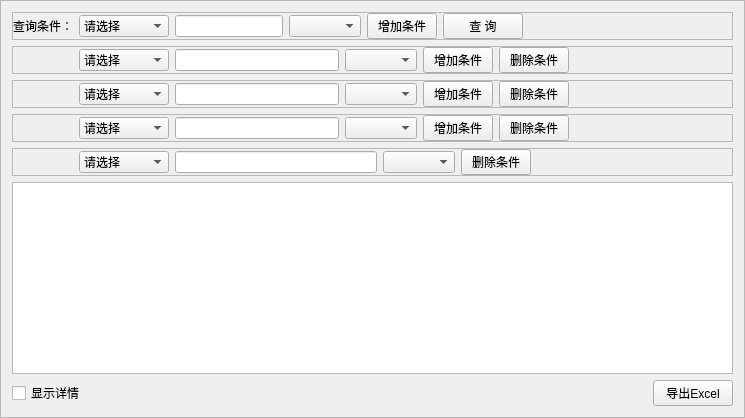
    <widget class="QFrame" name="m_QueryFrame">
     <property name="frameShape">
      <enum>QFrame::StyledPanel</enum>
     </property>
     <property name="frameShadow">
      <enum>QFrame::Raised</enum>
     </property>
     <layout class="QVBoxLayout" name="verticalLayout">
      <item>
       <widget class="QFrame" name="m_ConditionFrame1">
        <property name="frameShape">
         <enum>QFrame::StyledPanel</enum>
        </property>
        <property name="frameShadow">
         <enum>QFrame::Raised</enum>
        </property>
        <layout class="QHBoxLayout" name="horizontalLayout">
         <property name="margin">
          <number>0</number>
         </property>
         <item>
          <widget class="QLabel" name="label">
           <property name="text">
            <string>查询条件：</string>
           </property>
          </widget>
         </item>
         <item>
          <widget class="QComboBox" name="m_ConditionType1">
           <property name="maxVisibleItems">
            <number>20</number>
           </property>
           <item>
            <property name="text">
             <string>请选择</string>
            </property>
           </item>
           <item>
            <property name="text">
             <string>姓名</string>
            </property>
           </item>
           <item>
            <property name="text">
             <string>性别</string>
            </property>
           </item>
           <item>
            <property name="text">
             <string>类别</string>
            </property>
           </item>
           <item>
            <property name="text">
             <string>人事号</string>
            </property>
           </item>
           <item>
            <property name="text">
             <string>所在专业</string>
            </property>
           </item>
           <item>
            <property name="text">
             <string>身份证号</string>
            </property>
           </item>
           <item>
            <property name="text">
             <string>政治面貌</string>
            </property>
           </item>
           <item>
            <property name="text">
             <string>职称职级</string>
            </property>
           </item>
           <item>
            <property name="text">
             <string>行政兼职</string>
            </property>
           </item>
           <item>
            <property name="text">
             <string>研究生培养</string>
            </property>
           </item>
          </widget>
         </item>
         <item>
          <widget class="QLineEdit" name="m_ConditionEdit1"/>
         </item>
         <item>
          <widget class="QComboBox" name="m_ConditionComboBox1"/>
         </item>
         <item>
          <widget class="QPushButton" name="m_AddCondition1">
           <property name="minimumSize">
            <size>
             <width>0</width>
             <height>0</height>
            </size>
           </property>
           <property name="maximumSize">
            <size>
             <width>70</width>
             <height>16777215</height>
            </size>
           </property>
           <property name="text">
            <string>增加条件</string>
           </property>
          </widget>
         </item>
         <item>
          <widget class="QPushButton" name="m_Query">
           <property name="text">
            <string>查 询</string>
           </property>
          </widget>
         </item>
         <item>
          <spacer name="horizontalSpacer">
           <property name="orientation">
            <enum>Qt::Horizontal</enum>
           </property>
           <property name="sizeHint" stdset="0">
            <size>
             <width>209</width>
             <height>20</height>
            </size>
           </property>
          </spacer>
         </item>
        </layout>
       </widget>
      </item>
      <item>
       <widget class="QFrame" name="m_ConditionFrame2">
        <property name="frameShape">
         <enum>QFrame::StyledPanel</enum>
        </property>
        <property name="frameShadow">
         <enum>QFrame::Raised</enum>
        </property>
        <layout class="QHBoxLayout" name="horizontalLayout_2">
         <property name="margin">
          <number>0</number>
         </property>
         <item>
          <spacer name="horizontalSpacer_2">
           <property name="orientation">
            <enum>Qt::Horizontal</enum>
           </property>
           <property name="sizeType">
            <enum>QSizePolicy::Fixed</enum>
           </property>
           <property name="sizeHint" stdset="0">
            <size>
             <width>66</width>
             <height>20</height>
            </size>
           </property>
          </spacer>
         </item>
         <item>
          <widget class="QComboBox" name="m_ConditionType2">
           <property name="maxVisibleItems">
            <number>20</number>
           </property>
           <item>
            <property name="text">
             <string>请选择</string>
            </property>
           </item>
           <item>
            <property name="text">
             <string>姓名</string>
            </property>
           </item>
           <item>
            <property name="text">
             <string>性别</string>
            </property>
           </item>
           <item>
            <property name="text">
             <string>类别</string>
            </property>
           </item>
           <item>
            <property name="text">
             <string>人事号</string>
            </property>
           </item>
           <item>
            <property name="text">
             <string>所在专业</string>
            </property>
           </item>
           <item>
            <property name="text">
             <string>身份证号</string>
            </property>
           </item>
           <item>
            <property name="text">
             <string>政治面貌</string>
            </property>
           </item>
           <item>
            <property name="text">
             <string>职称职级</string>
            </property>
           </item>
           <item>
            <property name="text">
             <string>行政兼职</string>
            </property>
           </item>
           <item>
            <property name="text">
             <string>研究生培养</string>
            </property>
           </item>
          </widget>
         </item>
         <item>
          <widget class="QLineEdit" name="m_ConditionEdit2"/>
         </item>
         <item>
          <widget class="QComboBox" name="m_ConditionComboBox2"/>
         </item>
         <item>
          <widget class="QPushButton" name="m_AddCondition2">
           <property name="maximumSize">
            <size>
             <width>70</width>
             <height>16777215</height>
            </size>
           </property>
           <property name="text">
            <string>增加条件</string>
           </property>
          </widget>
         </item>
         <item>
          <widget class="QPushButton" name="m_DelCondition2">
           <property name="maximumSize">
            <size>
             <width>70</width>
             <height>16777215</height>
            </size>
           </property>
           <property name="text">
            <string>删除条件</string>
           </property>
          </widget>
         </item>
         <item>
          <spacer name="horizontalSpacer_3">
           <property name="orientation">
            <enum>Qt::Horizontal</enum>
           </property>
           <property name="sizeHint" stdset="0">
            <size>
             <width>40</width>
             <height>20</height>
            </size>
           </property>
          </spacer>
         </item>
        </layout>
       </widget>
      </item>
      <item>
       <widget class="QFrame" name="m_ConditionFrame3">
        <property name="frameShape">
         <enum>QFrame::StyledPanel</enum>
        </property>
        <property name="frameShadow">
         <enum>QFrame::Raised</enum>
        </property>
        <layout class="QHBoxLayout" name="horizontalLayout_3">
         <property name="margin">
          <number>0</number>
         </property>
         <item>
          <spacer name="horizontalSpacer_4">
           <property name="orientation">
            <enum>Qt::Horizontal</enum>
           </property>
           <property name="sizeType">
            <enum>QSizePolicy::Fixed</enum>
           </property>
           <property name="sizeHint" stdset="0">
            <size>
             <width>66</width>
             <height>20</height>
            </size>
           </property>
          </spacer>
         </item>
         <item>
          <widget class="QComboBox" name="m_ConditionType3">
           <property name="maxVisibleItems">
            <number>20</number>
           </property>
           <item>
            <property name="text">
             <string>请选择</string>
            </property>
           </item>
           <item>
            <property name="text">
             <string>姓名</string>
            </property>
           </item>
           <item>
            <property name="text">
             <string>性别</string>
            </property>
           </item>
           <item>
            <property name="text">
             <string>类别</string>
            </property>
           </item>
           <item>
            <property name="text">
             <string>人事号</string>
            </property>
           </item>
           <item>
            <property name="text">
             <string>所在专业</string>
            </property>
           </item>
           <item>
            <property name="text">
             <string>身份证号</string>
            </property>
           </item>
           <item>
            <property name="text">
             <string>政治面貌</string>
            </property>
           </item>
           <item>
            <property name="text">
             <string>职称职级</string>
            </property>
           </item>
           <item>
            <property name="text">
             <string>行政兼职</string>
            </property>
           </item>
           <item>
            <property name="text">
             <string>研究生培养</string>
            </property>
           </item>
          </widget>
         </item>
         <item>
          <widget class="QLineEdit" name="m_ConditionEdit3"/>
         </item>
         <item>
          <widget class="QComboBox" name="m_ConditionComboBox3"/>
         </item>
         <item>
          <widget class="QPushButton" name="m_AddCondition3">
           <property name="maximumSize">
            <size>
             <width>70</width>
             <height>16777215</height>
            </size>
           </property>
           <property name="text">
            <string>增加条件</string>
           </property>
          </widget>
         </item>
         <item>
          <widget class="QPushButton" name="m_DelCondition3">
           <property name="maximumSize">
            <size>
             <width>70</width>
             <height>16777215</height>
            </size>
           </property>
           <property name="text">
            <string>删除条件</string>
           </property>
          </widget>
         </item>
         <item>
          <spacer name="horizontalSpacer_8">
           <property name="orientation">
            <enum>Qt::Horizontal</enum>
           </property>
           <property name="sizeHint" stdset="0">
            <size>
             <width>40</width>
             <height>20</height>
            </size>
           </property>
          </spacer>
         </item>
        </layout>
       </widget>
      </item>
      <item>
       <widget class="QFrame" name="m_ConditionFrame4">
        <property name="frameShape">
         <enum>QFrame::StyledPanel</enum>
        </property>
        <property name="frameShadow">
         <enum>QFrame::Raised</enum>
        </property>
        <layout class="QHBoxLayout" name="horizontalLayout_4">
         <property name="margin">
          <number>0</number>
         </property>
         <item>
          <spacer name="horizontalSpacer_6">
           <property name="orientation">
            <enum>Qt::Horizontal</enum>
           </property>
           <property name="sizeType">
            <enum>QSizePolicy::Fixed</enum>
           </property>
           <property name="sizeHint" stdset="0">
            <size>
             <width>66</width>
             <height>20</height>
            </size>
           </property>
          </spacer>
         </item>
         <item>
          <widget class="QComboBox" name="m_ConditionType4">
           <property name="maxVisibleItems">
            <number>20</number>
           </property>
           <item>
            <property name="text">
             <string>请选择</string>
            </property>
           </item>
           <item>
            <property name="text">
             <string>姓名</string>
            </property>
           </item>
           <item>
            <property name="text">
             <string>性别</string>
            </property>
           </item>
           <item>
            <property name="text">
             <string>类别</string>
            </property>
           </item>
           <item>
            <property name="text">
             <string>人事号</string>
            </property>
           </item>
           <item>
            <property name="text">
             <string>所在专业</string>
            </property>
           </item>
           <item>
            <property name="text">
             <string>身份证号</string>
            </property>
           </item>
           <item>
            <property name="text">
             <string>政治面貌</string>
            </property>
           </item>
           <item>
            <property name="text">
             <string>职称职级</string>
            </property>
           </item>
           <item>
            <property name="text">
             <string>行政兼职</string>
            </property>
           </item>
           <item>
            <property name="text">
             <string>研究生培养</string>
            </property>
           </item>
          </widget>
         </item>
         <item>
          <widget class="QLineEdit" name="m_ConditionEdit4"/>
         </item>
         <item>
          <widget class="QComboBox" name="m_ConditionComboBox4"/>
         </item>
         <item>
          <widget class="QPushButton" name="m_AddCondition4">
           <property name="maximumSize">
            <size>
             <width>70</width>
             <height>16777215</height>
            </size>
           </property>
           <property name="text">
            <string>增加条件</string>
           </property>
          </widget>
         </item>
         <item>
          <widget class="QPushButton" name="m_DelCondition4">
           <property name="maximumSize">
            <size>
             <width>70</width>
             <height>16777215</height>
            </size>
           </property>
           <property name="text">
            <string>删除条件</string>
           </property>
          </widget>
         </item>
         <item>
          <spacer name="horizontalSpacer_9">
           <property name="orientation">
            <enum>Qt::Horizontal</enum>
           </property>
           <property name="sizeHint" stdset="0">
            <size>
             <width>40</width>
             <height>20</height>
            </size>
           </property>
          </spacer>
         </item>
        </layout>
       </widget>
      </item>
      <item>
       <widget class="QFrame" name="m_ConditionFrame5">
        <property name="frameShape">
         <enum>QFrame::StyledPanel</enum>
        </property>
        <property name="frameShadow">
         <enum>QFrame::Raised</enum>
        </property>
        <layout class="QHBoxLayout" name="horizontalLayout_5">
         <property name="margin">
          <number>0</number>
         </property>
         <item>
          <spacer name="horizontalSpacer_5">
           <property name="orientation">
            <enum>Qt::Horizontal</enum>
           </property>
           <property name="sizeType">
            <enum>QSizePolicy::Fixed</enum>
           </property>
           <property name="sizeHint" stdset="0">
            <size>
             <width>66</width>
             <height>20</height>
            </size>
           </property>
          </spacer>
         </item>
         <item>
          <widget class="QComboBox" name="m_ConditionType5">
           <property name="maxVisibleItems">
            <number>20</number>
           </property>
           <item>
            <property name="text">
             <string>请选择</string>
            </property>
           </item>
           <item>
            <property name="text">
             <string>姓名</string>
            </property>
           </item>
           <item>
            <property name="text">
             <string>性别</string>
            </property>
           </item>
           <item>
            <property name="text">
             <string>类别</string>
            </property>
           </item>
           <item>
            <property name="text">
             <string>人事号</string>
            </property>
           </item>
           <item>
            <property name="text">
             <string>所在专业</string>
            </property>
           </item>
           <item>
            <property name="text">
             <string>身份证号</string>
            </property>
           </item>
           <item>
            <property name="text">
             <string>政治面貌</string>
            </property>
           </item>
           <item>
            <property name="text">
             <string>职称职级</string>
            </property>
           </item>
           <item>
            <property name="text">
             <string>行政兼职</string>
            </property>
           </item>
           <item>
            <property name="text">
             <string>研究生培养</string>
            </property>
           </item>
          </widget>
         </item>
         <item>
          <widget class="QLineEdit" name="m_ConditionEdit5"/>
         </item>
         <item>
          <widget class="QComboBox" name="m_ConditionComboBox5"/>
         </item>
         <item>
          <widget class="QPushButton" name="m_DelCondition5">
           <property name="maximumSize">
            <size>
             <width>70</width>
             <height>16777215</height>
            </size>
           </property>
           <property name="text">
            <string>删除条件</string>
           </property>
          </widget>
         </item>
         <item>
          <spacer name="horizontalSpacer_10">
           <property name="orientation">
            <enum>Qt::Horizontal</enum>
           </property>
           <property name="sizeHint" stdset="0">
            <size>
             <width>40</width>
             <height>20</height>
            </size>
           </property>
          </spacer>
         </item>
        </layout>
       </widget>
      </item>
      <item>
       <widget class="QTableView" name="m_QueryResult">
        <property name="alternatingRowColors">
         <bool>true</bool>
        </property>
        <property name="sortingEnabled">
         <bool>true</bool>
        </property>
       </widget>
      </item>
      <item>
       <layout class="QHBoxLayout" name="horizontalLayout_6">
        <item>
         <widget class="QCheckBox" name="m_ShowDetail">
          <property name="text">
           <string>显示详情</string>
          </property>
          <property name="checkable">
           <bool>true</bool>
          </property>
          <property name="checked">
           <bool>false</bool>
          </property>
         </widget>
        </item>
        <item>
         <spacer name="horizontalSpacer_7">
          <property name="orientation">
           <enum>Qt::Horizontal</enum>
          </property>
          <property name="sizeHint" stdset="0">
           <size>
            <width>40</width>
            <height>20</height>
           </size>
          </property>
         </spacer>
        </item>
        <item>
         <widget class="QPushButton" name="m_ExportExcel">
          <property name="text">
           <string>导出Excel</string>
          </property>
         </widget>
        </item>
       </layout>
      </item>
     </layout>
    </widget>
